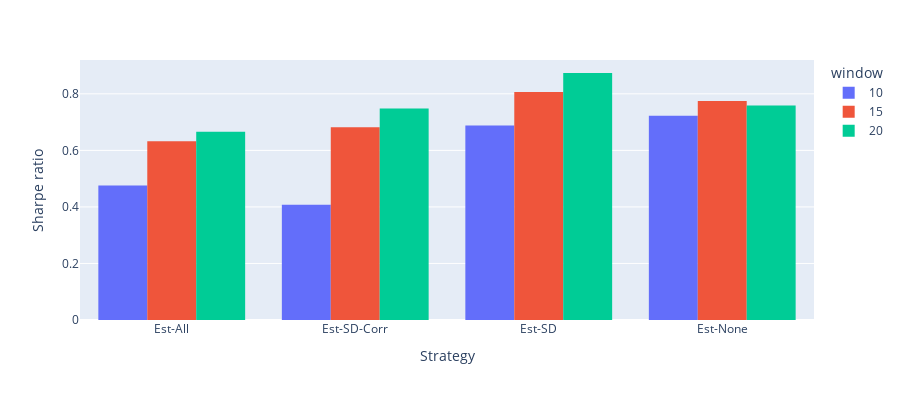

This figure's notebook cell:
### Code cell
import plotly.express as px
label_dict = {'est_none': 'Est-None',
            'est_all': 'Est-All',
            'est_sd_corr': 'Est-SD-Corr',
            'est_sd': 'Est-SD'}

newdf = sr_df.reset_index().copy()
newdf['strategy'] = newdf['strategy'].apply(lambda y: label_dict[y])
# print(x)
fig = go.Figure()
fig = px.histogram(newdf, x="strategy", y="sr",
             color='window', barmode='group', histfunc='avg',
             height=400)
fig.layout.yaxis["title"] = "Sharpe ratio"
fig.layout.xaxis["title"] = "Strategy"             
fig.show()

### Figure 1 — Plotly figure (JSON) as saved in the notebook; plotly's stock layout.template omitted (floating-point values rounded to 4 significant figures)
{"data": [{"alignmentgroup": "True", "bingroup": "x", "histfunc": "avg", "hovertemplate": "window=10<br>strategy=%{x}<br>avg of sr=%{y}<extra></extra>", "legendgroup": "10", "marker": {"color": "#636efa", "pattern": {"shape": ""}}, "name": "10", "offsetgroup": "10", "orientation": "v", "showlegend": true, "type": "histogram", "x": ["Est-All", "Est-SD-Corr", "Est-SD", "Est-None"], "xaxis": "x", "y": [0.4754, 0.4079, 0.6877, 0.7225], "yaxis": "y"}, {"alignmentgroup": "True", "bingroup": "x", "histfunc": "avg", "hovertemplate": "window=15<br>strategy=%{x}<br>avg of sr=%{y}<extra></extra>", "legendgroup": "15", "marker": {"color": "#EF553B", "pattern": {"shape": ""}}, "name": "15", "offsetgroup": "15", "orientation": "v", "showlegend": true, "type": "histogram", "x": ["Est-All", "Est-SD-Corr", "Est-SD", "Est-None"], "xaxis": "x", "y": [0.6323, 0.6818, 0.8061, 0.7744], "yaxis": "y"}, {"alignmentgroup": "True", "bingroup": "x", "histfunc": "avg", "hovertemplate": "window=20<br>strategy=%{x}<br>avg of sr=%{y}<extra></extra>", "legendgroup": "20", "marker": {"color": "#00cc96", "pattern": {"shape": ""}}, "name": "20", "offsetgroup": "20", "orientation": "v", "showlegend": true, "type": "histogram", "x": ["Est-All", "Est-SD-Corr", "Est-SD", "Est-None"], "xaxis": "x", "y": [0.6662, 0.7478, 0.8737, 0.7591], "yaxis": "y"}], "layout": {"barmode": "group", "height": 400, "legend": {"title": {"text": "window"}, "tracegroupgap": 0}, "margin": {"t": 60}, "xaxis": {"anchor": "y", "domain": [0, 1], "title": {"text": "Strategy"}}, "yaxis": {"anchor": "x", "domain": [0, 1], "title": {"text": "Sharpe ratio"}}}}
